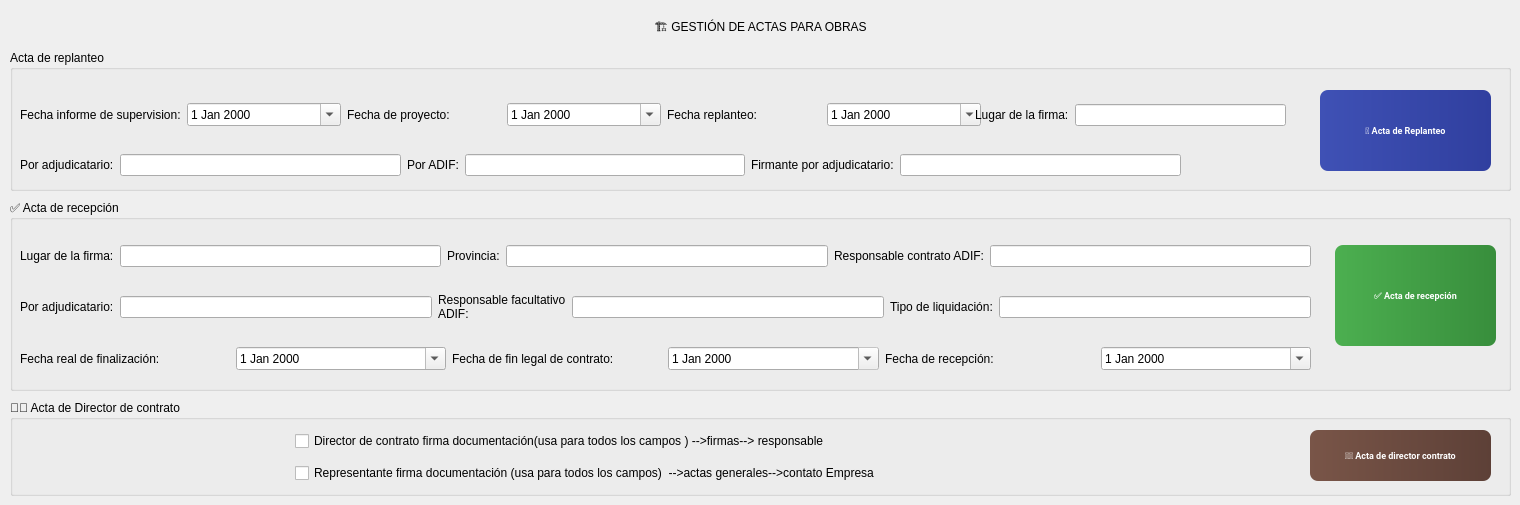
    <widget class="QWidget" name="ActasObra">
     <attribute name="title">
      <string>Actas obras</string>
     </attribute>
     <widget class="QLabel" name="section_header_obras">
      <property name="geometry">
       <rect>
        <x>10</x>
        <y>10</y>
        <width>1501</width>
        <height>36</height>
       </rect>
      </property>
      <property name="text">
       <string>🏗️ GESTIÓN DE ACTAS PARA OBRAS</string>
      </property>
      <property name="alignment">
       <set>Qt::AlignCenter</set>
      </property>
      <property name="setFixedSize" stdset="0">
       <size>
        <width>1501</width>
        <height>36</height>
       </size>
      </property>
     </widget>
     <widget class="QGroupBox" name="groupBox_5">
      <property name="geometry">
       <rect>
        <x>10</x>
        <y>50</y>
        <width>1501</width>
        <height>141</height>
       </rect>
      </property>
      <property name="title">
       <string>Acta de replanteo</string>
      </property>
      <property name="setFixedSize" stdset="0">
       <size>
        <width>1511</width>
        <height>141</height>
       </size>
      </property>
      <widget class="QPushButton" name="Generar_replanteo">
       <property name="geometry">
        <rect>
         <x>1310</x>
         <y>40</y>
         <width>171</width>
         <height>81</height>
        </rect>
       </property>
       <property name="font">
        <font>
         <family>Segoe UI,Arial,Calibri,Roboto,sans-serif</family>
         <pointsize>7</pointsize>
         <weight>75</weight>
         <bold>true</bold>
        </font>
       </property>
       <property name="styleSheet">
        <string notr="true">QPushButton {
    background: qlineargradient(x1:0,y1:0,x2:1,y2:0, stop:0 #3F51B5, stop:1 #303F9F);
    color: #ffffff;
    border: none;
    border-radius: 8px;
    padding: 6px 12px;
    font-weight: 600;
}
QPushButton:hover {
    background: qlineargradient(x1:0,y1:0,x2:1,y2:0, stop:0 #5C6BC0, stop:1 #3F51B5);
}
QPushButton:pressed {
    background: #283593;
}</string>
       </property>
       <property name="text">
        <string>📐 Acta de Replanteo</string>
       </property>
       <property name="setFixedSize" stdset="0">
        <size>
         <width>171</width>
         <height>81</height>
        </size>
       </property>
      </widget>
      <widget class="QWidget" name="layoutWidget">
       <property name="geometry">
        <rect>
         <x>10</x>
         <y>40</y>
         <width>961</width>
         <height>50</height>
        </rect>
       </property>
       <layout class="QHBoxLayout" name="horizontalLayout_31">
        <item>
         <widget class="QLabel" name="label_2">
          <property name="text">
           <string>Fecha informe de supervision:</string>
          </property>
         </widget>
        </item>
        <item>
         <widget class="QDateEdit" name="fechaInforme">
          <property name="calendarPopup">
           <bool>true</bool>
          </property>
         </widget>
        </item>
        <item>
         <widget class="QLabel" name="label_3">
          <property name="text">
           <string>Fecha de proyecto:</string>
          </property>
         </widget>
        </item>
        <item>
         <widget class="QDateEdit" name="fechaProyecto">
          <property name="calendarPopup">
           <bool>true</bool>
          </property>
         </widget>
        </item>
        <item>
         <widget class="QLabel" name="label">
          <property name="text">
           <string>Fecha replanteo:</string>
          </property>
         </widget>
        </item>
        <item>
         <widget class="QDateEdit" name="fechaReplanteo">
          <property name="calendarPopup">
           <bool>true</bool>
          </property>
         </widget>
        </item>
       </layout>
      </widget>
      <widget class="QWidget" name="layoutWidget">
       <property name="geometry">
        <rect>
         <x>10</x>
         <y>90</y>
         <width>1161</width>
         <height>50</height>
        </rect>
       </property>
       <layout class="QHBoxLayout" name="horizontalLayout_32">
        <item>
         <widget class="QLabel" name="Lb33">
          <property name="text">
           <string>Por adjudicatario:</string>
          </property>
         </widget>
        </item>
        <item>
         <widget class="QLineEdit" name="nombreAsistenteAdjudicatario"/>
        </item>
        <item>
         <widget class="QLabel" name="Lb34">
          <property name="text">
           <string>Por ADIF:</string>
          </property>
         </widget>
        </item>
        <item>
         <widget class="QLineEdit" name="nombreAsistenteAdif"/>
        </item>
        <item>
         <widget class="QLabel" name="Lb37">
          <property name="text">
           <string>Firmante por adjudicatario:</string>
          </property>
         </widget>
        </item>
        <item>
         <widget class="QLineEdit" name="representanteFirmaReplanteo"/>
        </item>
       </layout>
      </widget>
      <widget class="QWidget" name="layoutWidget">
       <property name="geometry">
        <rect>
         <x>965</x>
         <y>40</y>
         <width>311</width>
         <height>50</height>
        </rect>
       </property>
       <layout class="QHBoxLayout" name="horizontalLayout_33">
        <item>
         <widget class="QLabel" name="Lb36">
          <property name="text">
           <string>Lugar de la firma:</string>
          </property>
         </widget>
        </item>
        <item>
         <widget class="QLineEdit" name="lugarReplanteo"/>
        </item>
       </layout>
      </widget>
     </widget>
     <widget class="QGroupBox" name="groupBox_6">
      <property name="geometry">
       <rect>
        <x>10</x>
        <y>200</y>
        <width>1501</width>
        <height>191</height>
       </rect>
      </property>
      <property name="title">
       <string>✅ Acta de recepción</string>
      </property>
      <property name="setFixedSize" stdset="0">
       <size>
        <width>1511</width>
        <height>191</height>
       </size>
      </property>
      <widget class="QPushButton" name="Generar_recepcion">
       <property name="geometry">
        <rect>
         <x>1325</x>
         <y>45</y>
         <width>161</width>
         <height>101</height>
        </rect>
       </property>
       <property name="font">
        <font>
         <family>Segoe UI,Arial,Calibri,Roboto,sans-serif</family>
         <pointsize>7</pointsize>
         <weight>75</weight>
         <bold>true</bold>
        </font>
       </property>
       <property name="styleSheet">
        <string notr="true">QPushButton {
    background: qlineargradient(x1:0,y1:0,x2:1,y2:0, stop:0 #4CAF50, stop:1 #388E3C);
    color: #ffffff;
    border: none;
    border-radius: 8px;
    padding: 6px 12px;
    font-weight: 600;
}
QPushButton:hover {
    background: qlineargradient(x1:0,y1:0,x2:1,y2:0, stop:0 #66BB6A, stop:1 #4CAF50);
}
QPushButton:pressed {
    background: #2E7D32;
}</string>
       </property>
       <property name="text">
        <string>✅ Acta de recepción</string>
       </property>
       <property name="setFixedSize" stdset="0">
        <size>
         <width>161</width>
         <height>101</height>
        </size>
       </property>
      </widget>
      <widget class="QWidget" name="layoutWidget">
       <property name="geometry">
        <rect>
         <x>10</x>
         <y>25</y>
         <width>1291</width>
         <height>166</height>
        </rect>
       </property>
       <layout class="QVBoxLayout" name="verticalLayout_4">
        <item>
         <layout class="QHBoxLayout" name="horizontalLayout_34">
          <item>
           <widget class="QLabel" name="Lb36_2">
            <property name="text">
             <string>Lugar de la firma:</string>
            </property>
           </widget>
          </item>
          <item>
           <widget class="QLineEdit" name="localizacion"/>
          </item>
          <item>
           <widget class="QLabel" name="Lb36_3">
            <property name="text">
             <string>Provincia:</string>
            </property>
           </widget>
          </item>
          <item>
           <widget class="QLineEdit" name="provincia"/>
          </item>
          <item>
           <widget class="QLabel" name="Lb34_2">
            <property name="text">
             <string>Responsable contrato ADIF:</string>
            </property>
           </widget>
          </item>
          <item>
           <widget class="QLineEdit" name="responsableContratoRecepcion"/>
          </item>
         </layout>
        </item>
        <item>
         <layout class="QHBoxLayout" name="horizontalLayout_35">
          <item>
           <widget class="QLabel" name="label_5">
            <property name="text">
             <string>Por adjudicatario:</string>
            </property>
           </widget>
          </item>
          <item>
           <widget class="QLineEdit" name="representanteContratistaRecepcion"/>
          </item>
          <item>
           <widget class="QLabel" name="Lb34_3">
            <property name="text">
             <string>Responsable facultativo ADIF:</string>
            </property>
            <property name="wordWrap">
             <bool>true</bool>
            </property>
           </widget>
          </item>
          <item>
           <widget class="QLineEdit" name="directorFacultativo"/>
          </item>
          <item>
           <widget class="QLabel" name="Lb33_2">
            <property name="text">
             <string>Tipo de liquidación:</string>
            </property>
           </widget>
          </item>
          <item>
           <widget class="QLineEdit" name="tipoContrato">
            <property name="readOnly">
             <bool>false</bool>
            </property>
           </widget>
          </item>
         </layout>
        </item>
        <item>
         <layout class="QHBoxLayout" name="horizontalLayout_36">
          <item>
           <widget class="QLabel" name="label_4">
            <property name="text">
             <string>Fecha real de finalización:</string>
            </property>
           </widget>
          </item>
          <item>
           <widget class="QDateEdit" name="fechaLegalFin">
            <property name="calendarPopup">
             <bool>true</bool>
            </property>
           </widget>
          </item>
          <item>
           <widget class="QLabel" name="Lb37_2">
            <property name="text">
             <string>Fecha de fin legal de contrato:</string>
            </property>
           </widget>
          </item>
          <item>
           <widget class="QDateEdit" name="fechaFinal">
            <property name="readOnly">
             <bool>true</bool>
            </property>
            <property name="calendarPopup">
             <bool>true</bool>
            </property>
           </widget>
          </item>
          <item>
           <widget class="QLabel" name="Lb37_3">
            <property name="text">
             <string>Fecha de recepción:</string>
            </property>
           </widget>
          </item>
          <item>
           <widget class="QDateEdit" name="fechaRecepcion">
            <property name="calendarPopup">
             <bool>true</bool>
            </property>
           </widget>
          </item>
         </layout>
        </item>
       </layout>
      </widget>
     </widget>
     <widget class="QGroupBox" name="groupBox_7">
      <property name="geometry">
       <rect>
        <x>10</x>
        <y>400</y>
        <width>1501</width>
        <height>96</height>
       </rect>
      </property>
      <property name="title">
       <string>👨‍💼 Acta de Director de contrato</string>
      </property>
      <property name="setFixedSize" stdset="0">
       <size>
        <width>1511</width>
        <height>96</height>
       </size>
      </property>
      <widget class="QPushButton" name="Generar_Director">
       <property name="geometry">
        <rect>
         <x>1300</x>
         <y>30</y>
         <width>181</width>
         <height>51</height>
        </rect>
       </property>
       <property name="font">
        <font>
         <family>Segoe UI,Arial,Calibri,Roboto,sans-serif</family>
         <pointsize>7</pointsize>
         <weight>75</weight>
         <bold>true</bold>
        </font>
       </property>
       <property name="styleSheet">
        <string notr="true">QPushButton {
    background: qlineargradient(x1:0,y1:0,x2:1,y2:0, stop:0 #795548, stop:1 #5D4037);
    color: #ffffff;
    border: none;
    border-radius: 8px;
    padding: 6px 12px;
    font-weight: 600;
}
QPushButton:hover {
    background: qlineargradient(x1:0,y1:0,x2:1,y2:0, stop:0 #8D6E63, stop:1 #795548);
}
QPushButton:pressed {
    background: #4E342E;
}</string>
       </property>
       <property name="text">
        <string>👨‍💼 Acta de director contrato</string>
       </property>
       <property name="setFixedSize" stdset="0">
        <size>
         <width>181</width>
         <height>51</height>
        </size>
       </property>
      </widget>
      <widget class="QWidget" name="layoutWidget">
       <property name="geometry">
        <rect>
         <x>285</x>
         <y>25</y>
         <width>936</width>
         <height>65</height>
        </rect>
       </property>
       <layout class="QVBoxLayout" name="verticalLayout_5">
        <item>
         <widget class="QCheckBox" name="Ckb1">
          <property name="text">
           <string>Director de contrato firma documentación(usa para todos los campos ) --&gt;firmas--&gt; responsable</string>
          </property>
         </widget>
        </item>
        <item>
         <widget class="QCheckBox" name="Ckb2">
          <property name="text">
           <string>Representante firma documentación (usa para todos los campos)  --&gt;actas generales--&gt;contato Empresa</string>
          </property>
         </widget>
        </item>
       </layout>
      </widget>
     </widget>
     <zorder>groupBox_5</zorder>
     <zorder>section_header_obras</zorder>
     <zorder>groupBox_6</zorder>
     <zorder>groupBox_7</zorder>
    </widget>
